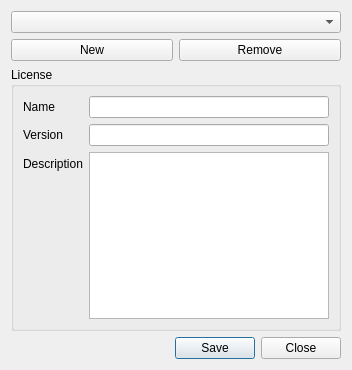
<?xml version="1.0" encoding="UTF-8"?>
<ui version="4.0">
 <class>LicenseEditorDialog</class>
 <widget class="QDialog" name="LicenseEditorDialog">
  <property name="geometry">
   <rect>
    <x>0</x>
    <y>0</y>
    <width>352</width>
    <height>370</height>
   </rect>
  </property>
  <property name="windowTitle">
   <string>Manage licenses</string>
  </property>
  <layout class="QVBoxLayout" name="verticalLayout">
   <item>
    <widget class="QComboBox" name="cmbLicense"/>
   </item>
   <item>
    <layout class="QHBoxLayout" name="horizontalLayout">
     <item>
      <widget class="QPushButton" name="btnNew">
       <property name="text">
        <string>New</string>
       </property>
      </widget>
     </item>
     <item>
      <widget class="QPushButton" name="btnRemove">
       <property name="text">
        <string>Remove</string>
       </property>
      </widget>
     </item>
    </layout>
   </item>
   <item>
    <widget class="QGroupBox" name="groupBox">
     <property name="title">
      <string>License</string>
     </property>
     <layout class="QFormLayout" name="formLayout">
      <item row="0" column="0">
       <widget class="QLabel" name="label">
        <property name="text">
         <string>Name</string>
        </property>
       </widget>
      </item>
      <item row="0" column="1">
       <widget class="QLineEdit" name="leName"/>
      </item>
      <item row="1" column="0">
       <widget class="QLabel" name="label_2">
        <property name="text">
         <string>Version</string>
        </property>
       </widget>
      </item>
      <item row="1" column="1">
       <widget class="QLineEdit" name="leVersion"/>
      </item>
      <item row="2" column="0">
       <widget class="QLabel" name="label_3">
        <property name="text">
         <string>Description</string>
        </property>
       </widget>
      </item>
      <item row="2" column="1">
       <widget class="QTextEdit" name="textDescription"/>
      </item>
     </layout>
    </widget>
   </item>
   <item>
    <widget class="QDialogButtonBox" name="buttonBox">
     <property name="orientation">
      <enum>Qt::Horizontal</enum>
     </property>
     <property name="standardButtons">
      <set>QDialogButtonBox::Close|QDialogButtonBox::Save</set>
     </property>
    </widget>
   </item>
  </layout>
 </widget>
 <resources/>
 <connections>
  <connection>
   <sender>buttonBox</sender>
   <signal>accepted()</signal>
   <receiver>LicenseEditorDialog</receiver>
   <slot>accept()</slot>
   <hints>
    <hint type="sourcelabel">
     <x>248</x>
     <y>254</y>
    </hint>
    <hint type="destinationlabel">
     <x>157</x>
     <y>274</y>
    </hint>
   </hints>
  </connection>
  <connection>
   <sender>buttonBox</sender>
   <signal>rejected()</signal>
   <receiver>LicenseEditorDialog</receiver>
   <slot>reject()</slot>
   <hints>
    <hint type="sourcelabel">
     <x>316</x>
     <y>260</y>
    </hint>
    <hint type="destinationlabel">
     <x>286</x>
     <y>274</y>
    </hint>
   </hints>
  </connection>
 </connections>
</ui>
